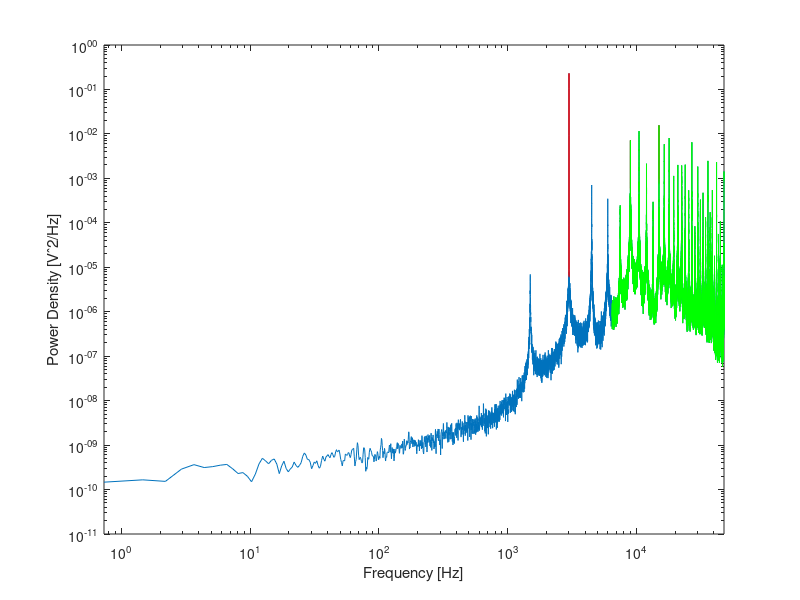

The MATLAB script that drew this image:
% sdex.m
% Determining the Signal-to-Noise Ratio of a signal.
% Hanspeter Schmid, May 2011 (updated August 2012)
% Generate an interesting signal (sigma-delta bitstream)
fs = 96000;
TSamp = 1/fs; 
t = (0:TSamp:2^21*TSamp)';
fsig = 3000; % Constructed to show some scallop loss
asig = 0.8; % Signal magnitude in V
vn = 1/300; % Total integrated noise in Vrms
vin = asig*sin(2*pi*fsig*t)+randn(size(t))*vn;
bout = ones(size(vin)); 
qin = 0; 
regin = vin(1); 
regout = 0;

for k=2:max(size(t))
  if qin>=0
    qout=1;
  else
    qout=-1;
  end
  bout(k)=qout;
  qin = regin;
  regin = vin(k)-qout+qin;
end


% Calculate an 8-times averaged spectrum with pwelch

nx = max(size(bout)); 
na = 16;
w = blackmanharris(floor(nx/na));
[Pxx,f] = pwelch(bout,w,0,[],1/TSamp);

% Calculate the spectrum parameters
fbin = f(2)-f(1);
CG = sum(w)/(nx/na);
NG = sum(w.^2)/(nx/na);

% Calculate the indices of the Signal, harmonics, band edge
isig = round(fsig/fbin)+1;
ih3 = round(3*fsig/fbin)+1;
ih5 = round(5*fsig/fbin)+1;
fbw = 6500;
ibw = round(fbw/fbin)+1;

% Plot and mark the above
loglog(f,Pxx);
hold on
itmp = (isig-5:isig+5)'; 
plot(f(itmp),Pxx(itmp),'r');
itmp = (ih3-4:ih3+4)'; 
plot(f(itmp),Pxx(itmp),'r');
itmp = (ih5-4:ih5+4)'; 
plot(f(itmp),Pxx(itmp),'r');
plot(f(ibw:end),Pxx(ibw:end),'g');
hold off
a=axis(); 
a(1)=f(1); 
a(2)=f(end); 
axis(a);
xlabel('Frequency [Hz]');
ylabel('Power Density [Vˆ2/Hz]');

% and now present a few calculations:
fprintf('\nCalculations from the spectrum\n')
fprintf('==============================\n\n')
fprintf('1. Measuring the signal magnitude:\n\n')
srmt = asig/sqrt(2);
fprintf(' Theoretical value: %1.5f Vrms\n',srmt)
srms = sqrt(sum(Pxx(isig-5:isig+5)*fbin));
fprintf(' Signal spectrum integrated: %1.5f Vrms\n',srms)
srmsp = sqrt( Pxx(isig) * NG*fbin/CG^2 );
fprintf(' Maximum read off spectrum: %1.5f Vrms\n',srmsp)
scl = 20*log10(srmt/srmsp);
fprintf(' Scallop loss: %1.5f dB\n\n',scl)
fprintf('2. Measuring the noise floor:\n\n')
nth = vn/sqrt(max(f));
fprintf(' Theoretical value: %2.3f uV/sqrt(Hz)\n',nth*1e6)
inmax = isig-20;
nsum = sqrt(sum(Pxx(1:inmax)*fbin)) / sqrt(f(inmax));
fprintf(' Signal spectrum integrated: %2.3f uV/sqrt(Hz)\n',nsum*1e6)
navg = sqrt(mean(Pxx(1:inmax)));
fprintf(' pwelch output averaged: %2.3f uV/sqrt(Hz)\n',navg*1e6)
fprintf('\n3. Signal, Distortion and Noise:\n\n')
% This calculation requires a trick with a mask such that the
% Noise summation does not use the Signal- and Distortion as well
imask = ones(size(Pxx));
imask(ibw+1:end)=0;
itmp = isig-5:isig+5; 
imask(itmp)=0; 
Ps = 10*log10(sum(Pxx(itmp)*fbin));
fprintf(' Signal power: %8.3f dB re 1 Vrms\n',Ps)

itmp = ih3-4:ih3+4; 
imask(itmp)=0; 
P3 = 10*log10(sum(Pxx(itmp)*fbin));
fprintf(' Third-order distortion: %8.3f dB re 1 Vrms\n',P3)

itmp = ih5-4:ih5+4; 
imask(itmp)=0; 
P5 = 10*log10(sum(Pxx(itmp)*fbin));
fprintf(' Fifth-order distortion: %8.3f dB re 1 Vrms\n',P5)

Pn = 10*log10(sum(Pxx.*imask*fbin));
fprintf(' Noise from 0 to %8.0f Hz: %8.3f dB re 1 Vrms\n',[fbw Pn]')

